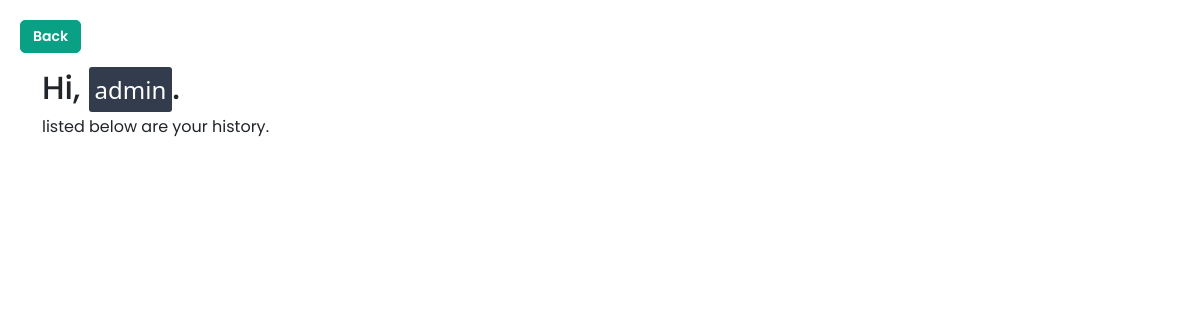
The app's page /display_data/ (signed in), older data.
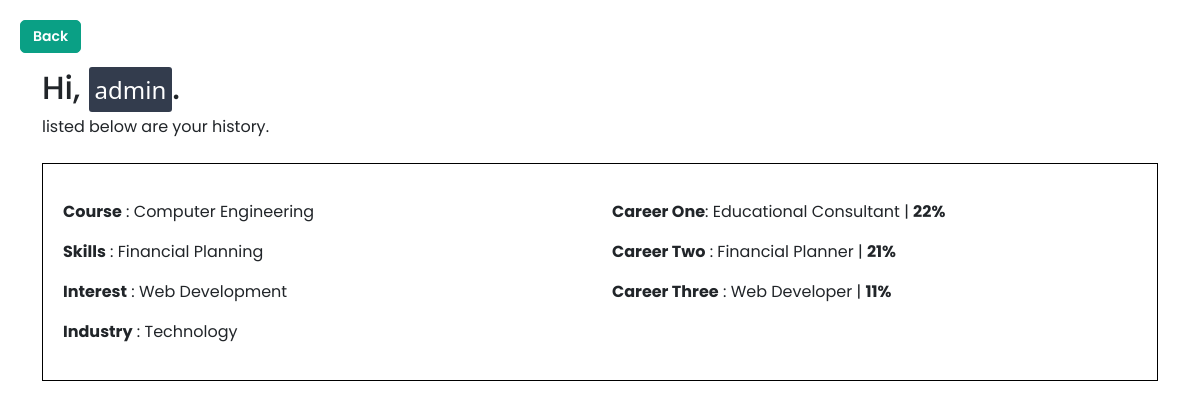
The same page, newer data.
### recomee__app/models.py (models this page shows)
class InputResults(models.Model):
    user = models.ForeignKey(User, on_delete=models.CASCADE, null=True)
    user_course = models.CharField(max_length=100, null=True)
    user_industry = models.CharField(max_length=100, null=True)
    user_skills = models.CharField(max_length=100, null=True)
    user_interest = models.CharField(max_length=100, null=True)
    career_one = models.CharField(max_length=100, null=True)
    career_two = models.CharField(max_length=100, null=True)
    career_three = models.CharField(max_length=100, null=True)
    career_one_prob = models.IntegerField(null=True)
    career_two_prob = models.IntegerField(null=True)
    career_three_prob = models.IntegerField(null=True)

### recomee__app/views.py (the view)
# urls.py: path('display_data/', views.display_data, name='display_data'),
@login_required
def display_data(request):
    username = request.session.get('username')
    user_results = None
    if username:
        user_results = InputResults.objects.filter(user=request.user)
    return render(request, 'history_page.html', {'user_results': user_results, 'username': username})

### recomee__app/templates/history_page.html (shortened to what this page needs)
<!DOCTYPE html>
<html lang="en">
  <head>
    {% load static %}
    <link rel="stylesheet" href="{% static 'css/bootstrap.min.css' %}">
    <link rel="stylesheet" href="{% static 'history_page.css' %}" />
  </head>
  <body>
    <button id="back_btn" title="Go back to previous page">Back</button>
    <section class="container my-3">
      <h2>Hi, <span class="user-pill">{{username}}</span>. </h2>
      <p>listed below are your history.</p>
      {% for user_result in user_results reversed %}
      <div class="container history-container my-4" >
        <div class="row">
          <div class="col-xl-6">
            <p class="my-3"><strong>Course</strong> : {{user_result.user_course}}</p>
            <p><strong>Skills</strong> : {{user_result.user_skills}}</p>
            <p><strong>Interest</strong> : {{user_result.user_interest}}</p>
            <p><strong>Industry</strong> : {{user_result.user_industry}}</p>
        </div>
        <div class="col-xl-6">
            <p class="my-3"><strong>Career One</strong>: {{user_result.career_one}} |  <strong>{{ user_result.career_one_prob}}%</strong>
            <p><strong>Career Two</strong> : {{user_result.career_two}} | <strong>{{user_result.career_two_prob}}%</strong>
            <p><strong>Career Three</strong> : {{user_result.career_three}} | <strong>{{user_result.career_three_prob}}%</strong>
        </div>
        </div>
      </div>
      {% endfor %}
    </section>
  </body>
</html>

Row changes from the older to the newer data that the page shows:
added InputResults: user_course "Computer Engineering", user_skills "Financial Planning", user_interest "Web Development", user_industry "Technology", career_one "Educational Consultant", career_one_prob "22", career_two "Financial Planner", career_two_prob "21", career_three "Web Developer", career_three_prob "11"
